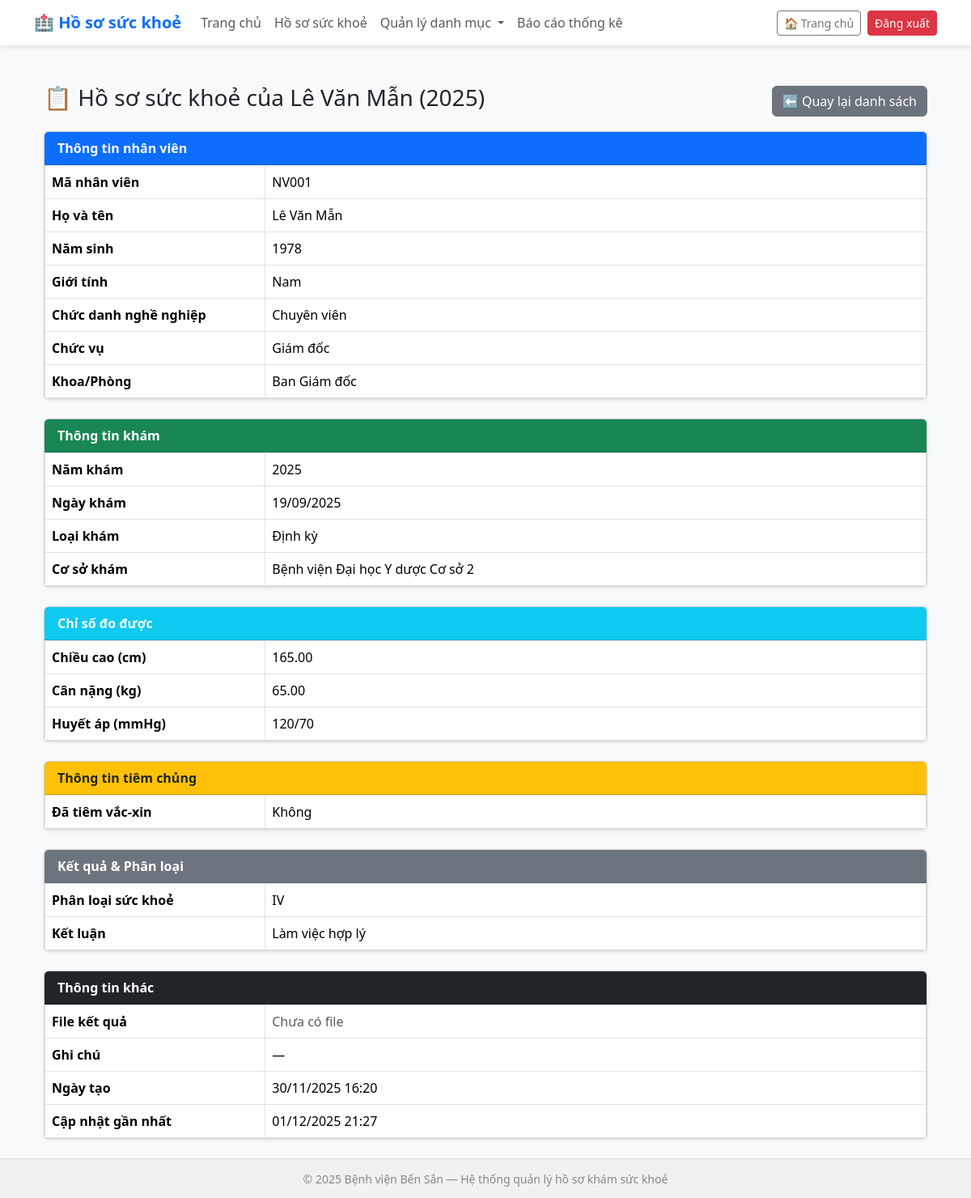
The page /records/134/ on the database its author committed.
### health_records/models.py (models this page shows, shortened)
class HealthRecord(models.Model):
    employee = models.ForeignKey(Employee, on_delete=models.CASCADE, verbose_name="Nhân viên")
    year = models.PositiveIntegerField(verbose_name="Năm hồ sơ")
    exam_date = models.DateField(blank=True, null=True, verbose_name="Ngày khám")
    examination_type = models.ForeignKey(
        ExaminationType, on_delete=models.SET_NULL, null=True, blank=True, verbose_name="Loại khám"
    )
    clinic_name = models.CharField(max_length=255, blank=True, null=True, verbose_name="Cơ sở khám")
    height_cm = models.DecimalField("Chiều cao (cm)", max_digits=6, decimal_places=2, blank=True, null=True)
    weight_kg = models.DecimalField("Cân nặng (kg)", max_digits=6, decimal_places=2, blank=True, null=True)
    blood_pressure = models.CharField("Huyết áp (mmHg)", max_length=50, blank=True, null=True)
    vaccinated = models.BooleanField(default=False, verbose_name="Đã tiêm vắc-xin")
    vaccine_name = models.CharField(max_length=255, blank=True, null=True, verbose_name="Tên vắc-xin (nếu có)")
    vaccination_date = models.DateField(blank=True, null=True, verbose_name="Ngày tiêm (nếu có)")
    health_classification = models.ForeignKey(
        HealthClassification, on_delete=models.SET_NULL, null=True, blank=True, verbose_name="Phân loại sức khỏe"
    )
    conclusion_text = models.CharField(max_length=255, blank=True, null=True, verbose_name="Kết luận (ghi tay, nếu có)")
    result_file = models.FileField(upload_to="health_results/", blank=True, null=True, verbose_name="File kết quả (PDF)")
    group = models.CharField(max_length=50, blank=True, null=True, verbose_name="Nhóm")
    note = models.TextField(blank=True, null=True, verbose_name="Ghi chú")
    STATUS_CHOICES = [("done", "Đã khám"), ("pending", "Chưa khám")]
    status = models.CharField(max_length=20, choices=STATUS_CHOICES, default="pending", verbose_name="Trạng thái")
    created_at = models.DateTimeField(auto_now_add=True, verbose_name="Tạo lúc")
    updated_at = models.DateTimeField(auto_now=True, verbose_name="Cập nhật lúc")
    class Meta:
        verbose_name = "Hồ sơ sức khỏe"
        verbose_name_plural = "Hồ sơ sức khỏe"
        ordering = ["-year", "employee__full_name"]
        unique_together = ("employee", "year")
    @property
    def conclusion(self):
        if self.conclusion_text:
            return self.conclusion_text

class Employee(models.Model):
    code = models.CharField(max_length=50, unique=True, verbose_name="Mã nhân viên")
    full_name = models.CharField(max_length=200, verbose_name="Họ và tên")
    birth_year = models.PositiveIntegerField(blank=True, null=True, verbose_name="Năm sinh")
    GENDER_CHOICES = [("Nam", "Nam"), ("Nữ", "Nữ")]
    gender = models.CharField(max_length=10, choices=GENDER_CHOICES, blank=True, null=True, verbose_name="Giới tính")
    job_title = models.CharField(max_length=200, blank=True, null=True, verbose_name="Chức danh nghề nghiệp")
    position = models.CharField(max_length=200, blank=True, null=True, verbose_name="Chức vụ")
    department = models.ForeignKey(Department, on_delete=models.SET_NULL, null=True, blank=True, verbose_name="Khoa/Phòng")
    class Meta:
        verbose_name = "Nhân viên"
        verbose_name_plural = "Danh sách nhân viên"
        ordering = ["full_name"]

class Department(models.Model):
    name = models.CharField(max_length=100, unique=True, verbose_name="Tên khoa/phòng")
    class Meta:
        verbose_name = "Khoa/Phòng"
        verbose_name_plural = "Danh mục Khoa/Phòng"
        ordering = ["name"]
    def __str__(self):
        return self.name

class ExaminationType(models.Model):
    name = models.CharField(max_length=100, unique=True, verbose_name="Loại khám")
    class Meta:
        verbose_name = "Loại khám"
        verbose_name_plural = "Danh mục Loại khám"
        ordering = ["name"]
    def __str__(self):
        return self.name

class HealthClassification(models.Model):
    name = models.CharField(max_length=50, unique=True, verbose_name="Phân loại (I, II, III, IV...)")
    description = models.TextField(blank=True, null=True, verbose_name="Mô tả chi tiết")
    class Meta:
        verbose_name = "Phân loại sức khỏe"
        verbose_name_plural = "Danh mục Phân loại sức khỏe"
        ordering = ["name"]
    def __str__(self):
        return self.name

### health_records/views.py (the view)
# urls.py: path("records/<int:pk>/", views.healthrecord_detail, name="healthrecord_detail"),
def healthrecord_detail(request, pk):
    record = get_object_or_404(HealthRecord, pk=pk)
    return render(request, 'health_records/healthrecord_detail.html', {'record': record})

### health_records/templates/health_records/healthrecord_detail.html (shortened to what this page needs)
{% extends 'health_records/base.html' %}
{% block content %}
<div class="container mt-4">
  <div class="d-flex justify-content-between align-items-center mb-3">
    <h3>📋 Hồ sơ sức khoẻ của {{ record.employee.full_name }} ({{ record.year }})</h3>
    <a href="{% url 'healthrecord_list' %}" class="btn btn-secondary">⬅ Quay lại danh sách</a>
  </div>
  <div class="card mb-4 shadow-sm">
    <div class="card-header bg-primary text-white fw-bold">Thông tin nhân viên</div>
    <div class="card-body p-0">
      <table class="table table-bordered mb-0">
        <tr><th class="w-25">Mã nhân viên</th><td>{{ record.employee.code }}</td></tr>
        <tr><th>Họ và tên</th><td>{{ record.employee.full_name }}</td></tr>
        <tr><th>Năm sinh</th><td>{{ record.employee.birth_year }}</td></tr>
        <tr><th>Giới tính</th><td>{{ record.employee.gender }}</td></tr>
        <tr><th>Chức danh nghề nghiệp</th><td>{{ record.employee.job_title }}</td></tr>
        <tr><th>Chức vụ</th><td>{{ record.employee.position }}</td></tr>
        <tr><th>Khoa/Phòng</th><td>{{ record.employee.department }}</td></tr>
      </table>
    </div>
  </div>
  <div class="card mb-4 shadow-sm">
    <div class="card-header bg-success text-white fw-bold">Thông tin khám</div>
    <div class="card-body p-0">
      <table class="table table-bordered mb-0">
        <tr><th class="w-25">Năm khám</th><td>{{ record.year }}</td></tr>
        <tr><th>Ngày khám</th><td>{{ record.exam_date|date:"d/m/Y" }}</td></tr>
        <tr><th>Loại khám</th><td>{{ record.examination_type }}</td></tr>
        <tr><th>Cơ sở khám</th><td>{{ record.clinic_name }}</td></tr>
      </table>
    </div>
  </div>
  <div class="card mb-4 shadow-sm">
    <div class="card-header bg-info text-white fw-bold">Chỉ số đo được</div>
    <div class="card-body p-0">
      <table class="table table-bordered mb-0">
        <tr><th class="w-25">Chiều cao (cm)</th><td>{{ record.height_cm }}</td></tr>
        <tr><th>Cân nặng (kg)</th><td>{{ record.weight_kg }}</td></tr>
        <tr><th>Huyết áp (mmHg)</th><td>{{ record.blood_pressure }}</td></tr>
      </table>
    </div>
  </div>
  <div class="card mb-4 shadow-sm">
    <div class="card-header bg-warning fw-bold">Thông tin tiêm chủng</div>
    <div class="card-body p-0">
      <table class="table table-bordered mb-0">
        <tr><th class="w-25">Đã tiêm vắc-xin</th><td>{{ record.vaccinated|yesno:"Có,Không" }}</td></tr>
      </table>
    </div>
  </div>
  <div class="card mb-4 shadow-sm">
    <div class="card-header bg-secondary text-white fw-bold">Kết quả & Phân loại</div>
    <div class="card-body p-0">
      <table class="table table-bordered mb-0">
        <tr><th class="w-25">Phân loại sức khoẻ</th><td>{{ record.health_classification }}</td></tr>
        <tr><th>Kết luận</th><td>{{ record.conclusion }}</td></tr>
      </table>
    </div>
  </div>
  <div class="card mb-4 shadow-sm">
    <div class="card-header bg-dark text-white fw-bold">Thông tin khác</div>
    <div class="card-body p-0">
      <table class="table table-bordered mb-0">
        <tr>
          <th class="w-25">File kết quả</th>
          <td>
            {% if record.result_file %}
              <a href="{{ record.result_file.url }}" target="_blank" class="btn btn-sm btn-outline-primary">
                📄 Xem file
              </a>
            {% else %}
              <span class="text-muted">Chưa có file</span>
            {% endif %}
          </td>
        </tr>
        <tr><th>Ghi chú</th><td>{{ record.note|default:"—" }}</td></tr>
        <tr><th>Ngày tạo</th><td>{{ record.created_at|date:"d/m/Y H:i" }}</td></tr>
        <tr><th>Cập nhật gần nhất</th><td>{{ record.updated_at|date:"d/m/Y H:i" }}</td></tr>
      </table>
    </div>
  </div>
</div>
{% endblock %}

### health_records/static/health_records/css.css (style rules this page uses)
body { background-color: #f8f9fa; min-height: 100vh; display: flex; flex-direction: column; }
.container { flex: 1; }

### rows shown on the page
HealthRecord: employee.full_name "Lê Văn Mẫn", year "2025", employee.code "NV001", employee.birth_year "1978", employee.gender "Nam", employee.job_title "Chuyên viên", employee.position "Giám đốc", employee.department "Ban Giám đốc", exam_date "19/09/2025", examination_type "Định kỳ", clinic_name "Bệnh viện Đại học Y dược Cơ sở 2", height_cm "165.00", weight_kg "65.00", blood_pressure "120/70", vaccinated "Không", health_classification "IV", conclusion "Làm việc hợp lý", note "—", created_at "30/11/2025 16:20", updated_at "01/12/2025 21:27"
